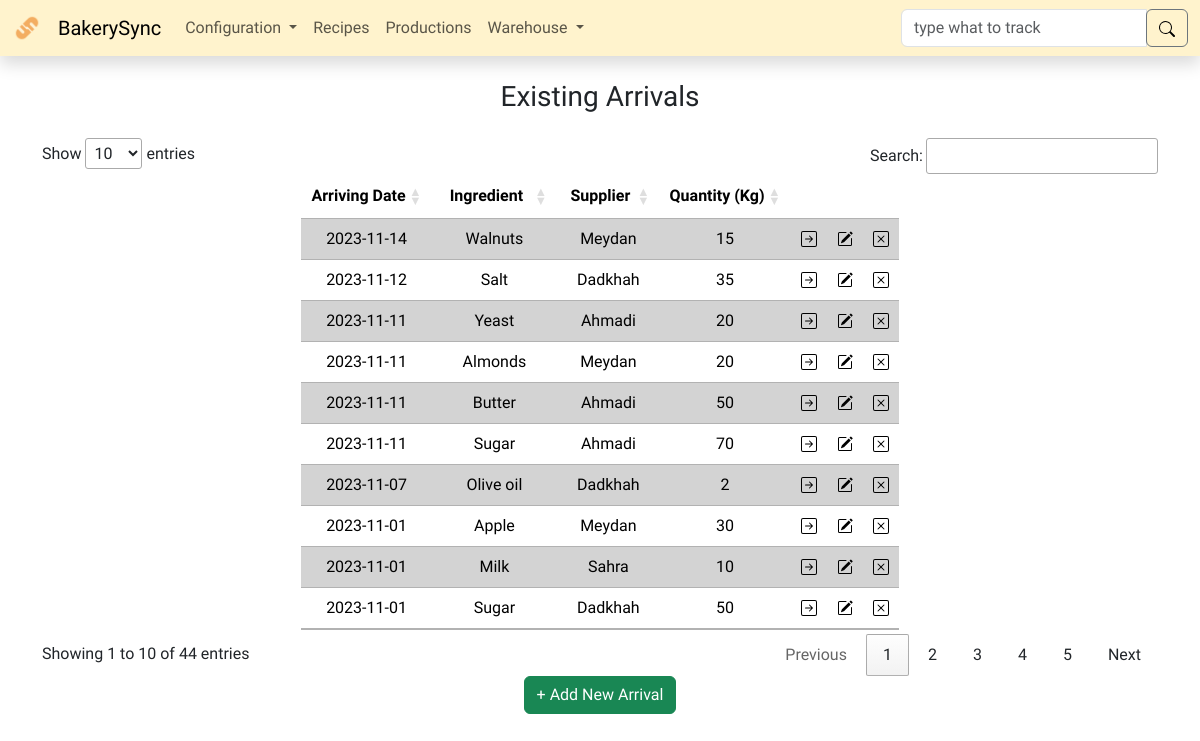
The app's page /arrivals/ with its own data.
### models.py (models this page shows, shortened)
class BaseModel(db.Model):
    __abstract__ = True
    id = db.Column(db.Integer, primary_key=True)

class IngredientArrival(BaseModel):
    type_id = db.Column(db.Integer, db.ForeignKey(
        IngredientType.id), nullable=False)
    supplier_id = db.Column(db.Integer, db.ForeignKey(Supplier.id), nullable=False)
    arriving_date = db.Column(db.DateTime, nullable=False)
    quantity = db.Column(db.Integer, nullable=False)
    productions = db.relationship(
        'Production',
        secondary=production_arrival_association,
        back_populates='ingredients'
    )

class IngredientType(BaseModel):
    name = db.Column(db.String(255), unique=True, nullable=False)
    arrivals = db.relationship('IngredientArrival', backref='type')
    recipes = db.relationship(
        'Recipe', secondary=recipe_ingredient_association, back_populates='ingredients')

class Supplier(BaseModel):
    name = db.Column(db.String(255), unique=True, nullable=False)
    contact_person = db.Column(db.String(255))
    contact_information = db.Column(db.String(255))
    type = db.Column(db.String(255), nullable=False)
    location = db.Column(db.String(255))
    description = db.Column(db.String(255))
    arrivals = db.relationship('IngredientArrival', backref='supplier')

### routes/arrivals.py (the view)
@arrivals_bp.route('/', methods=['GET', 'POST'])
def arrivals():
    if request.method == 'POST':
        type_id = request.form['type_id']
        supplier_id = request.form['supplier_id']
        arriving_date_str = request.form['arriving_date']
        quantity_str = request.form['quantity']
        type = IngredientType.query.filter_by(
            id=type_id).first()
        supplier = Supplier.query.filter_by(
            id=supplier_id).first()
        if type and supplier:
            try:
                arriving_date = datetime.fromisoformat(arriving_date_str)
                quantity = float(quantity_str)
            except ValueError:
                flash('Invalid date or quantity format', 'danger')
                return redirect(url_for('arrivals.arrivals'))
            except Exception as e:
                flash(f'Error: {str(e)}', 'warning')
                return redirect(url_for('arrivals.arrivals'))
        else:
            flash('Invalid type or supplier', 'warning')
            return redirect(url_for('arrivals.arrivals'))
        if quantity == 0 or quantity < (-1 * type.stock):
            flash('Quantity is invalid', 'warning')
            return redirect(url_for('arrivals.arrivals'))
        new_arrival = IngredientArrival(
            type_id=type_id,
            supplier_id=supplier_id,
            arriving_date=arriving_date,
            quantity=quantity
        )
        try:
            db.session.add(new_arrival)
            db.session.commit()
            flash('New arrival added successfully', 'success')
            return redirect(url_for('arrivals.arrivals'))
        except Exception as e:
            flash(f'Error: {str(e)}', 'warning')
            db.session.rollback()  # Rollback any changes to the database
            return redirect(url_for('arrivals.arrivals'))
    else:
        arrivals = IngredientArrival.query.all()
        itypes = IngredientType.query.order_by(IngredientType.name).all()
        suppliers = Supplier.query.order_by(Supplier.name).all()
        context = {
            'arrivals': arrivals,
            'itypes': itypes,
            'suppliers': suppliers
        }
        return render_template('arrivals.html', **context)

### app.py (called while the page is built)
@app.after_request
def after_request(response):
    response.headers["Cache-Control"] = "no-cache, no-store, must-revalidate"
    response.headers["Expires"] = 0
    response.headers["Pragma"] = "no-cache"
    return response

@app.template_filter('escape_html')
def escape_html_filter(s):
    result = ""
    for c in s:
        if c in ["'", '"']:
            result += "\\" + c
        else:
            result += c
    return result

### templates/arrivals.html (shortened to what this page needs)
{% extends "layout.html" %}
{%block main %}
<div class="container mx-auto text-center">
  <h3 class="my-4">Existing Arrivals</h3>
  <table id="arrival_table" class="table table-striped w-auto mx-auto">
    <thead>
      <tr>
        <th>Arriving Date</th>
        <th>Ingredient</th>
        <th>Supplier</th>
        <th>Quantity (Kg)</th>
        <th></th>
        <th></th>
        <th></th>
      </tr>
    </thead>
    <tbody>
      {% for arrival in arrivals %}
      <tr>
        <td>{{ arrival.arriving_date.strftime('%Y-%m-%d') }}</td>
        <td>{{ arrival.type.name }}</td>
        <td>{{ arrival.supplier.name }}</td>
        <td>{{ arrival.quantity }}</td>
        <td>
          <form action="{{ url_for('arrivals.track') }}" method="post">
            <input
              type="image"
              src="/static/icons/arrow-right-square.svg"
              alt="track"
              name="arrival_track"
              title="Track this {{ arrival.type.name }} arrival"
            />
          </form>
        </td>
        <td>
          <img
            src="/static/icons/pencil-square.svg"
            alt="edit"
            name="arrival_edit"
            type="button"
            class="edit-arrival"
            title="Edit this {{ arrival.type.name }} arrival"
            data-bs-toggle="offcanvas"
            data-bs-target="#EditCanvas"
            aria-controls="EditCanvas"
            onclick="populateCanvas(
              '{{ arrival.id }}',
              '{{ arrival.type_id }}',
              '{{ arrival.supplier_id }}',
              '{{ arrival.arriving_date }}',
              '{{ arrival.quantity }}'
            );"
          />
        </td>
        <td>
          <form
            id="del-{{ arrival.id }}"
            action="{{ url_for('arrivals.delete_arrival') }}"
            method="post"
          >
            <img
              src="/static/icons/x-square.svg"
              alt="delete"
              name="supplier_delete"
              type="submit"
              title="Delete this {{ arrival.type.name }} arrival"
              onclick="return confirmDelete('del-{{ arrival.id }}', '{{ arrival.type.name|escape_html }} from {{ arrival.supplier.name|escape_html }}');"
            />
          </form>
        </td>
      </tr>
      {% endfor %}
    </tbody>
  </table>
  <button
    class="btn btn-success"
    type="button"
    data-bs-toggle="offcanvas"
    data-bs-target="#AddCanvas"
    aria-controls="AddCanvas"
  >
    + Add New Arrival
  </button>
</div>
{% endblock %}

### static/styles.css (style rules this page uses)
body { font-family: "Dosis", sans-serif; }
table input { border: none; background: transparent; padding: 0; vertical-align: middle; }
td form, td strong { display: inline; }
table.dataTable thead th, table.dataTable thead td, table.dataTable tfoot th, table.dataTable tfoot td { text-align: center; }
.table { --bs-table-striped-bg: lightgray; }
td { vertical-align: middle; }

### records on screen
IngredientArrival: arriving_date "2023-11-01", type.name "Apple", supplier.name "Meydan", quantity "30"
IngredientArrival: arriving_date "2023-11-01", type.name "Milk", supplier.name "Sahra", quantity "10"
IngredientArrival: arriving_date "2023-11-07", type.name "Olive oil", supplier.name "Dadkhah", quantity "2"
IngredientArrival: arriving_date "2023-11-01", type.name "Sugar", supplier.name "Dadkhah", quantity "50"
IngredientArrival: arriving_date "2023-11-11", type.name "Yeast", supplier.name "Ahmadi", quantity "20"
IngredientArrival: arriving_date "2023-11-12", type.name "Salt", supplier.name "Dadkhah", quantity "35"
IngredientArrival: arriving_date "2023-11-11", type.name "Almonds", supplier.name "Meydan", quantity "20"
IngredientArrival: arriving_date "2023-11-11", type.name "Butter", supplier.name "Ahmadi", quantity "50"
IngredientArrival: arriving_date "2023-11-11", type.name "Sugar", supplier.name "Ahmadi", quantity "70"
IngredientArrival: arriving_date "2023-11-14", type.name "Walnuts", supplier.name "Meydan", quantity "15"
